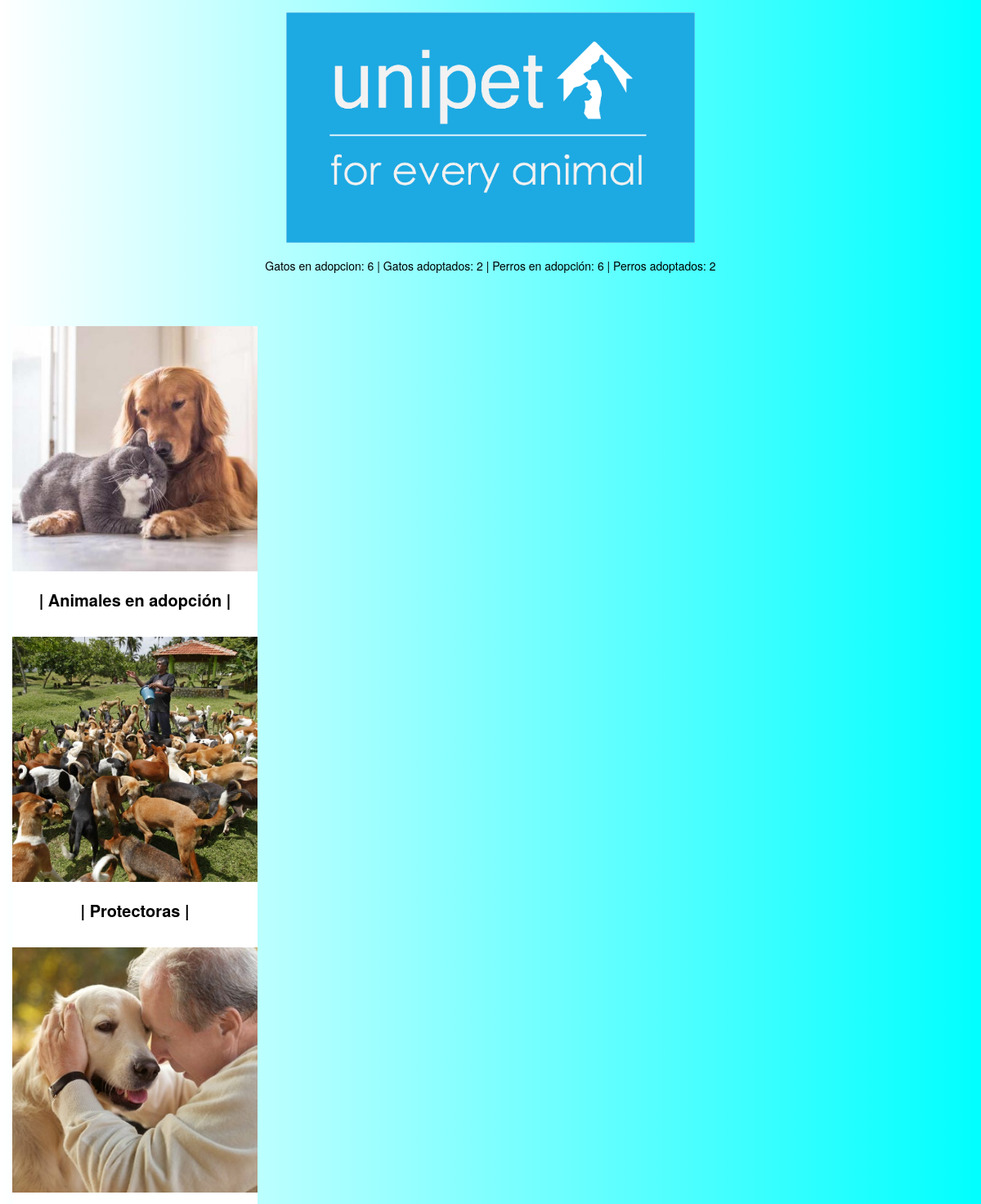
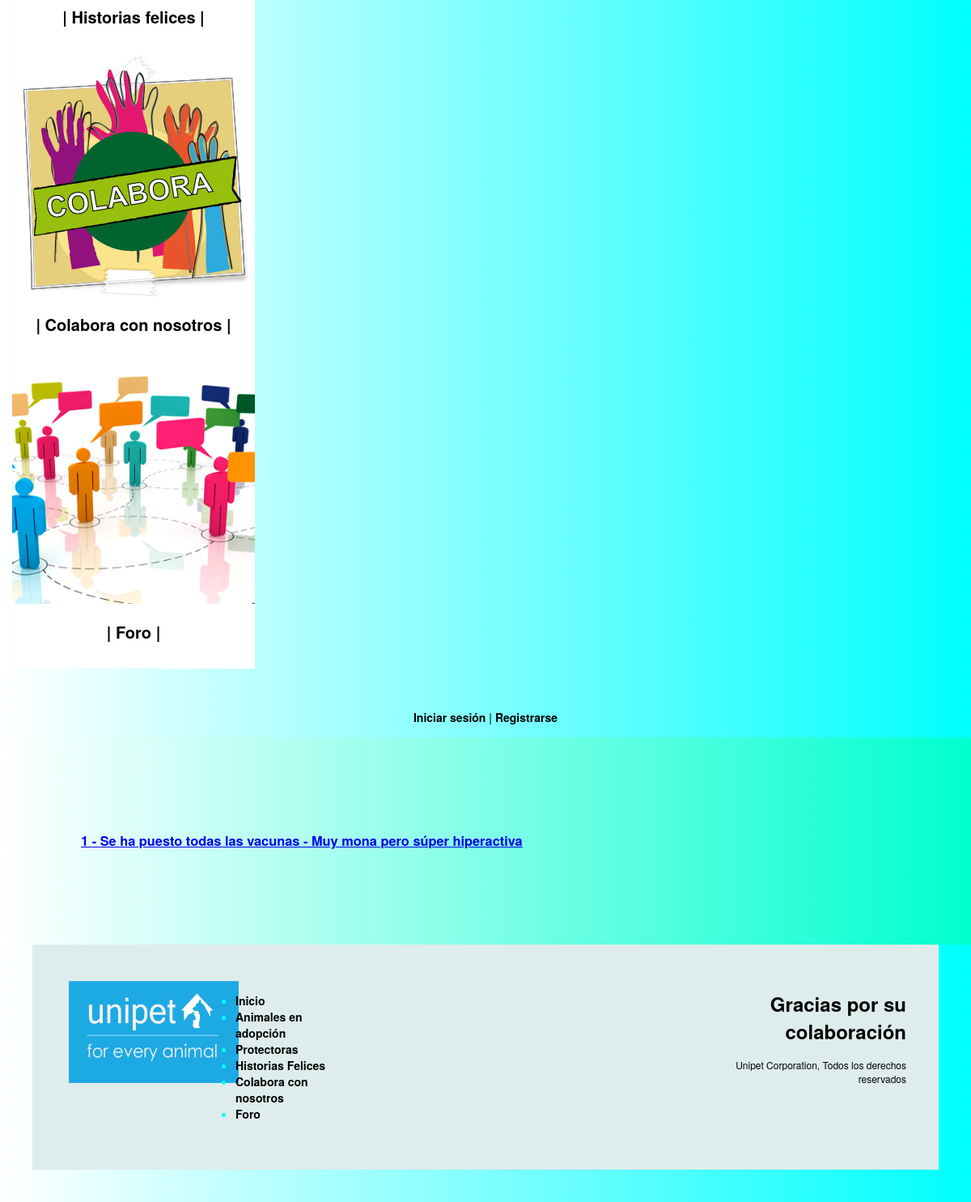
The page /fichas.php on the database its author committed (2 pictures, top to bottom).
### tables this page shows
CREATE TABLE `fichas` (
  `ID` int(9) NOT NULL,
  `vacunas` text DEFAULT NULL,
  `observaciones` text DEFAULT NULL
);

### fichas.php (called while the page is built, shortened)
<?php
require_once __DIR__.'/includes/comun/listaFichas.php';
$fichas = es\ucm\fdi\aw\Ficha::getFichas();
$muestraFichas = listaFichas($fichas);
require __DIR__.'/includes/plantillas/plantilla.php';

### includes/Ficha.php (called while the page is built, shortened)
<?php
class Ficha
    {
        public static function getFichas(){
            $app = Aplicacion::getSingleton();
			$conn = $app->conexionBd();
			$query = sprintf("SELECT * FROM fichas ORDER BY ID ASC");
			$rs = $conn->query($query);
			if($rs && ($rs->num_rows >0)){
				$resultado = [];
				while($fila=$rs->fetch_assoc()){
					$ficha = new Ficha($fila['ID'], $fila['vacunas'],
					$fila['observaciones']);
					array_push($resultado, $ficha);
				}
				return $resultado;
			}
			return false;
        }
        private $id;
        private $vacunas;
        private $observaciones;
        private function __construct($id, $vacunas, $observaciones){
            $this->id = $id;
            $this->vacunas = $vacunas;
            $this->observaciones = $observaciones;
        }
        public function getVacunas()
        {
                return $this->vacunas;
        }
        public function getObservaciones()
        {
                return $this->observaciones;
        }
        public function getId()
        {
                return $this->id;
        }
    }

### includes/comun/listaFichas.php (the view, shortened to what this page needs)
<?php
	function listaFichas($fichas){
		$html = '';
		 foreach($fichas as $i){
			$html .= '<h3><a href = "perfil_animal.php?id='.$i->getID().'">'.$i->getID().' - '.$i->getVacunas().' - '.$i->getObservaciones().'</a></h3>';
		  }
		 return $html;
	}
	?>

### css/estilo.css (style rules this page uses)
body { background-color: #8993be; }

### css/cabecera.css (style rules this page uses)
body { background: #262626; font-family: Helvetica Neue, Helvetica, Arial, sans-serif; font-size: 14px; color: #000; margin: 0; padding: 0; width: 100%; }

### rows shown on the page
fichas: ID "1", vacunas "Se ha puesto todas las vacunas", observaciones "Muy mona pero súper hiperactiva"
